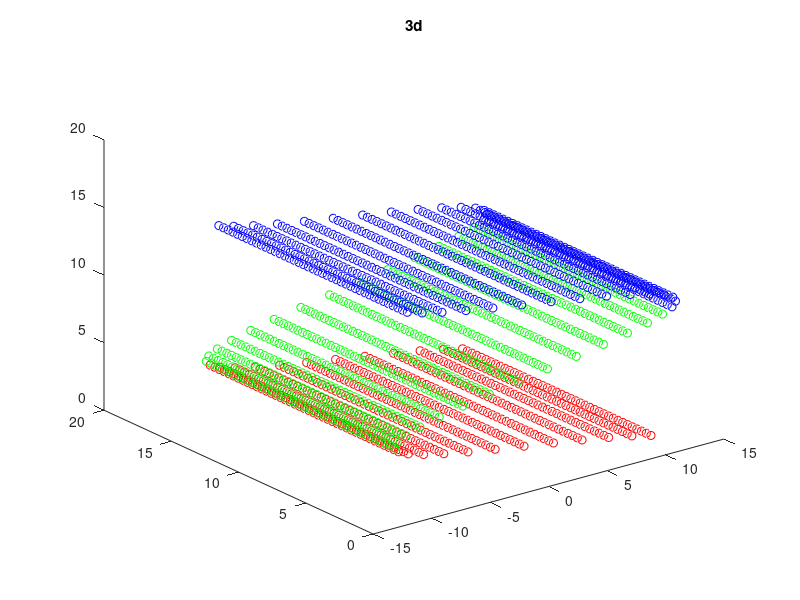
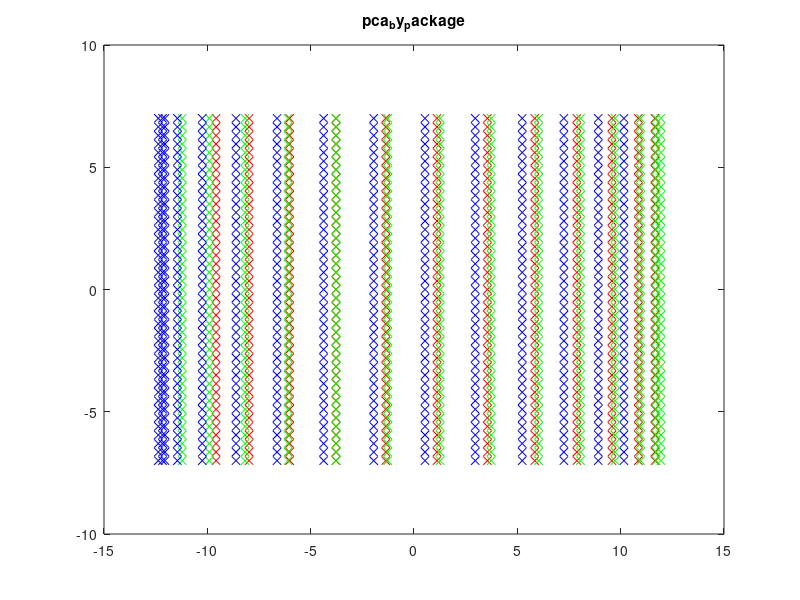
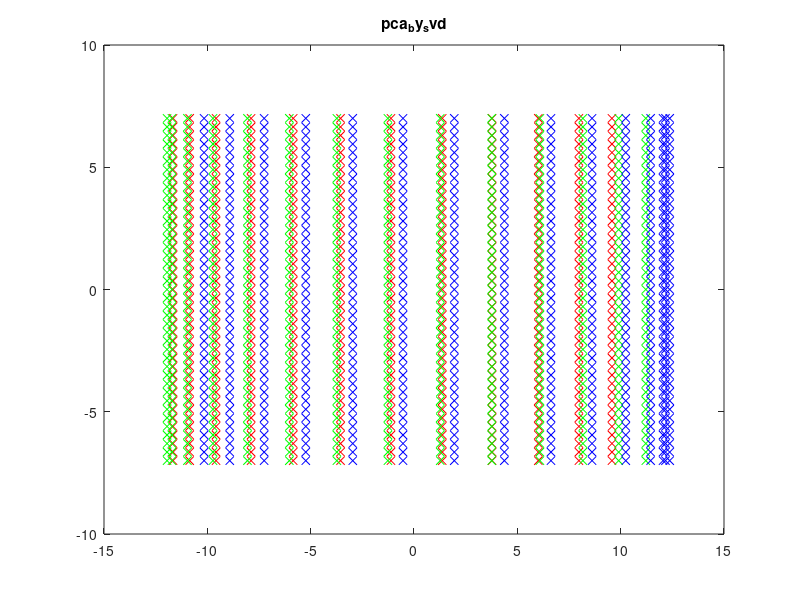
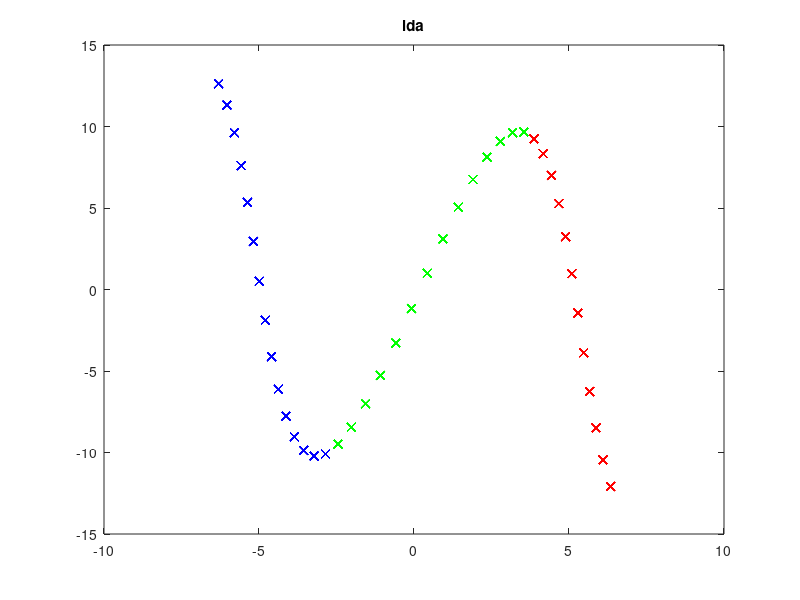

Recreate these plots in MATLAB, in order.
data = load('swiss-data.txt');
row1 = find(data(:,1)==1);
row2 = find(data(:,1)==2);
row3 = find(data(:,1)==3);
figure(1)
plot3(data(row1,2), data(row1,3), data(row1,4), 'ro');
hold on
plot3(data(row2,2), data(row2,3), data(row2,4), 'go');
hold on
plot3(data(row3,2), data(row3,3), data(row3,4), 'bo');
title('3d');
print -dpng '3d.png'

% pca_by_package
pkg load statistics % octave needs an additional package named statistics
[COEFF,SCORE,latent] = princomp(data(:,2:4));
figure(2)
plot(SCORE(row1,1), SCORE(row1,2), 'rx');
hold on
plot(SCORE(row2,1), SCORE(row2,2), 'gx');
hold on
plot(SCORE(row3,1), SCORE(row3,2), 'bx');
title('pca_by_package');
print -dpng 'pca_by_package.png'

%pca_by_svd
mu = mean(data(:,2:4));
Xm = bsxfun(@minus, data(:,2:4), mu);
C = Xm'*Xm;
[V, D] = eig(C);
[D, i] = sort(diag(D), 'descend');
V = V(:,i);
proj = Xm * V(:,[1,2]);
figure(3)
plot(proj(row1,1), proj(row1,2), 'rx');
hold on
plot(proj(row2,1), proj(row2,2), 'gx');
hold on
plot(proj(row3,1), proj(row3,2), 'bx');
title('pca_by_svd');
print -dpng 'pca_by_svd.png'

%lda
mu_total = mean(data(:,2:4));
mu = [mean(data(row1,2:4)); mean(data(row2,2:4)); mean(data(row3,2:4))];
Sw = (data(:,2:4) - mu(data(:,1),:))'*(data(:,2:4) - mu(data(:,1),:));
Sb = (ones(3,1) * mu_total - mu)' * (ones(3,1) * mu_total - mu);
[V, D] = eig(Sw\Sb);
[D, i] = sort(diag(D), 'descend');
V = V(:,i);
Xm = bsxfun(@minus, data(:,2:4), mu_total);
proj = Xm*V(:,[1,2]);
figure(4)
plot(proj(row1,1), proj(row1,2), 'rx');
hold on
plot(proj(row2,1), proj(row2,2), 'gx');
hold on
plot(proj(row3,1), proj(row3,2), 'bx');
title('lda');
print -dpng 'lda.png'
